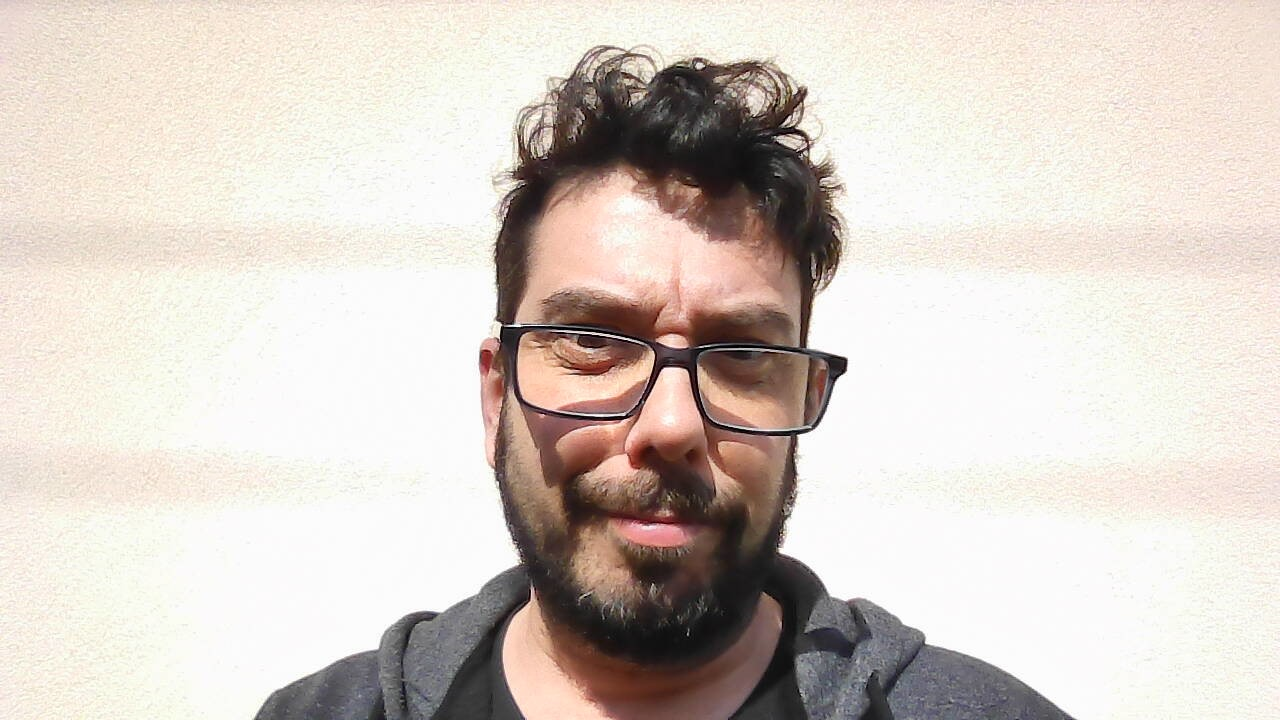
#> input picture images/original_image.jpg, 1280 x 720 px
$ jupyter execute --allow-errors pca_intro.ipynb
#> lines starting #> are read from the running program, lines starting #| are printed output that depends on the picture
# Principal Component Analysis.
#### This is the first of a series of Jupyter notebooks where we will explore the topic of Principal Component Analysis (PCA) and establish some broader understanding with respect to Singular Value Decomposition (SVD). We will begin by approaching the topic from general terminology, then we will use images to observe the computations at work, and slowly progress deeper towards more foundational concepts. My aim is to get everyone acquainted with the principals of PCA using some useful visual examples which I think will help to develop some intuition with respect to PCA and SVD. We will make use of some very useful Python libraries which we can use off-the-shelf, but my hope is to be able to provide some deeper understanding of what these "off-the shelf" functions actually are doing under the hood.

So, let's get started....

## 1. What is Principal Component Analysis (PCA)?
**A method to summarize datasets.** PCA is a mathematical technique that enables extracting the main features of a dataset thereby reducing its size while preserving the most relevant information. This reduction in size is often referred to as **"dimensionality reduction"** and the features that define the dataset are thereby reduced to what it is called **principal components**, or PCs - for short!.

A useful analogy is to think of a PCA as a method to "summarize" a dataset. A summary is often thought as a very short text that captures the essence of a much larger one. Likewise, the aim of PCA is to "distill" a large dataset into a set of PCs that preserve the important aspects of the original dataset, and to discard the less relevant ones. Along the lines of our "summary" analogy, each PC works like a sentence in a summary: the more sentences we use (i.e., the more PCs we extract from the analysis), the higher the detail with which we summarize the original text (i.e. the dataset).

## 2. Why does PCA matters?
The analysis of principal components is an important tool in data science because it allows the downstream analysis to focus and the dominant patterns in the data, instead of getting lost in details which, while being part of the information domain, may be irrelevant to explain behavior, phenomena, or whatever problem we may be trying to solve. In a way we do a sort of PCA in our ow brain without even realizing it. For example, [instead of reading every single letter the way we actually read is by hopping through a piece of text](https://collegeinfogeek.com/speed-reading-science/). Also, the way [we recognize faces tends to focus on details of a face instead of consuming all the information presented in a face with equal relevance](https://en.wikipedia.org/wiki/Face_perception). We appear to have evolved in a manner where we selectively subsample the information that is presented to us, and process that subsampled version of reality. In doing so, extracting patterns from what our senses tell us is crucial not only to quickly come to a resolution of what needs to happen next, but importantly, we have to do it in a correct way that promotes our survival as individuals.

In data science, developing models that get too busy with the details of the data can lead to **Overfitting**, a big problem whereby a model that may perform very well on trained data, may perform very poorly on unseen data. This happens when the model fails to see the genral trends and patterns and gets hooked on the details present at the time of training.

## 3. What is a Principal Component?
First off, it is important to be clear that when we talk of *principal components* we do not refer to a set of specific main features found in the original dataset. Instead, PCs are entire new entities in themselves that reflect the contribution of multiple features across the entire dataset. However, these different features will share some degree of similarity in that they will fluctuate similarly across the dataset - you can say they will co-vary. For example, a dataset may contain features that are redundant, such as price in two different currencies, or distances in different units, or may be highly correlated such as price of a given purchased car and the income of the buyer. In those cases, it can make sense to "summarize" those features into a single new feature: a "principal component".

Yet another way to think of PCs is again to think of patterns. A pattern is a repeating element that occurs at a given frequency over some information landscape (text, image, sound... or a dataset). Unique information is contained only in the base element (or "unit cell") of the pattern - patterning is then simply the process of repeating that unique element of information (eventually with some symmetry operations to spice things up). Instead of capturing the entirety of the pattern, it can be efficient and useful to capture information regarding the unit cell.

## 4. PCA in action

One popular application of PCA is in image compression. So by using a panel of images we can begin to develop some intuition with respect to what PCA does, how it processes data, and this will be useful later on once we begin using datasets.

### 4.1 Image compression - Part I.

Let us begin by acknowledging that an image is nothing more, and nothing else, than a matrix. Also, from an informational standpoint, spreadsheet tables filled with numbers along rows and columns are, like 2D images, indistinguishable from matrices. So, keeping this in mind, we know that we can define a 2D matrix as the 2D array of elements of size *m x n*. Now let us pause for a moment to realize that by defining two sets of numbers we actually are defining far fewer elements than the ones required to fill the matrix. For example, if we take two sets of 7 numbers, i.e. 14 elements, we actually end up defining 49 elements of the matrix. In order words, we saved space by encoding the information of a matrix as part of a multiplication of two sets of numbers.

Let's try this:

[cell 1]
import numpy as np
import matplotlib.pyplot as plt
m = np.matrix([[0,0,1,1,1,0,0]]) # row (MATRIX)
n = np.matrix([[0],[0],[0],[1],[0],[1],[0]]) # column (Vector)
mxn = np.multiply(m,n)
img_lst = [m, n, mxn]

fig = plt.figure(figsize=(12, 3))

for i, img in enumerate(img_lst):
    ax = fig.add_subplot(1, len(img_lst), i+1)
    ax.imshow(img)
    ax.set_xticks(np.arange(-0.5,7,1), labels=[])
    ax.set_yticks(np.arange(-0.5,7,1), labels=[])
    ax.grid(True, which='major')
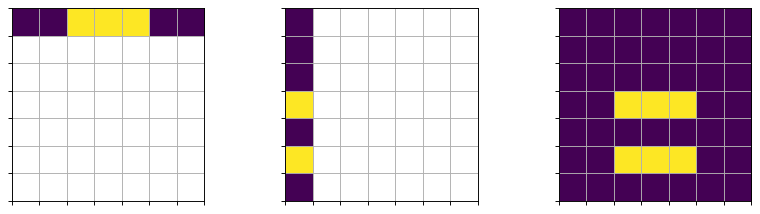
#> figure drawn by matplotlib, 3 panels

[cell 2]
mx = np.matrix([
    [0, 0, 0, 0, 0, 0, 0],
    [0, 0, 1, 1, 1, 0, 0],
    [0, 0, 0, 1, 0, 0, 0],
    [0, 0, 0, 1, 0, 0, 0],
    [0, 0, 0, 1, 0, 0, 0],
    [0, 0, 1, 1, 1, 0, 0],
    [0, 0, 0, 0, 0, 0, 0],
    ])

memory_usage = mx.shape[0] * mx.shape[1] * 4

[cell 3]
mx = mx.astype(np.uint8)
mx.dtype

[cell 4]
mx

Let us now also acknowledge that the image above that takes 36 numbers to define, we implemented it using much less information, only 12 numbers (6 from the)

### 3.1 Image compression - Part II
Let's explore this topic by looking at two sets of examples of binary images named "**cross**" and "**robot**". While we work with these images, it is perhaps also useful to keep in mind that images are matrices, and datasets are also matrices.

The images we will look at are:
- **cross-v1** - a simple image with a cross pattern, and is symmetric about the central vertical and horizontal axes.
- **cross-v2** - developed by breaking one of the axis of symmetry of *cross-v1*, but where symmetry is retained about the central vertical axis.
- **robot-v1** - a more complex image with a face of a robot symmetrical about its central vertical axis.
- **robot-v2** - developed by breaking the only axis of symmetry of *robot-v1* creating an asymmetric image.

[cell 5]
# Display "cross" and "robot" sample images in their -v1 and -v2 variants
import numpy as np
import matplotlib.pyplot as plt
from skimage import io
#> (the rest of this cell did not finish here and is left out)

Before we begin analyzing these images, let's get straight about what they all have in common:

[cell 6]
# Shared properties of the images to be analyzed
import sys
from tabulate import tabulate

def image_properties(img_name):
    """collects and displays some properties of the indicated image name.

    Args:
        img_name (numpy.ndarray): 2D image array to for which properties are extracted
    """
    size = img_name.size # total number of pixels
    mem = sys.getsizeof(img_name) # Memory
    shape = img_name.shape # Dimensions
    vals = list(np.unique(img_name, return_counts=True)[0]) # Unique values
    counts = list(np.unique(img_name, return_counts=True)[1]) # Counts of unique values

    return [size, shape, vals, counts[0], counts[1], mem]


properties_lst =[]
#> properties_lst = []
#> (the rest of this cell did not finish here and is left out)

Despite their different look, each image comprises 784 pixels, arranged as a 28x28 matrix, consisting of only of numbers 0 and 1, all with the same amount of zeros (460) and the same amount of ones (324), and for each image the same amount of memory is used: 912 bytes. From this perspective one could argue that all 4 images hold the same amount of information.

**However, these numbers don't tell the whole story.** A key difference between these images in terms of information content is how symmetric the information on display is. Whenever information can be described by a pattern repeated multiple times (in other words, whenever information is correlated), it offers the possibility to be well summarized by a single principal component. The more repetitive the underlying pattern in an image, the more that full pattern can be summarized. In other words, the more repetitive is the information in a matrix, the smaller the number of principal components required to fully describe it.

To investigate how these different images which are so similar in so many other aspects, can actually differ in terms of their principal components, we will be using [Scikit-Learn's PCA function](https://scikit-learn.org/stable/modules/generated/sklearn.decomposition.PCA.html).

[cell 7]
# Display plot with the cummulative sum of the explained varience for each principal component.
from sklearn.decomposition import PCA
def pca_cumsum (array2d, nr_c):
    """Makes the principal component analysis of a 2D array and returns a vector containing
    the cummulative sum of the explained variance for each principal component.

    Args:
        array2d (numpy.ndarray): 2D array fro which the principal components are calculated
        nr_c (int): number of components
    """
    # Initialize PCA for the desired number of components:
    pca = PCA(n_components = nr_c)
    # fit PCA to data
    pca.fit(array2d)
    # Get the vector with the cummulative sum of the explained varience for each component
    explained_var = np.cumsum(pca.explained_variance_ratio_ * 100)

    return explained_var

plt.grid()

#> (the rest of this cell did not finish here and is left out)

It is clear that with only 4 components we can fully account for 100% of the variance in the **cross-v1** image, but only (!) 95.7% of variance for **cross-v2**. Significantly less variance can be explained with 4 components for the **robot-v1** and **robot-v2** images (77.3% and 66.2%, respectively).

### How well do components capture the original image?
The graph above suggests that it all depends on the type of matrix you have at hand and the number of components you choose to represent your data. Let's visualize the addition of components to have an idea of how close we can get to the original image.

[cell 8]
# Function to visualize sum of PCA components
def image_sum_components(img, pc_lst):
    """Visualizes the sum of the principal components for a given image according to the input list

    Returns:
        2D array (image) od the last visualized component sum

    Args:
        img (numpy.ndarray): image to be processed by PCA
        pc_lst(list): list of intergers containing the components to be visualized.
    """
    #convert "pc_lst" to a list in case a numpy array was provided
    if isinstance(pc_lst, np.ndarray):
        pc_lst = pc_lst.tolist()

    #define the number of componnents that can be visualized
    nComp = min(img.shape)

    #Make sure the list of components to be visualized is correct
    pc_lst = list(filter(lambda a: a <= nComp, pc_lst))

    # Initialize PCA & fit it to the data
    pca = PCA(n_components = nComp)
    pca.fit(img)

    # Setup visualization
    nr_cols = 10
    nr_rows = int(np.ceil((len(pc_lst))/nr_cols))
    width = 15
    height = 1.6*nr_rows
    fig, axes = plt.subplots(nr_rows, nr_cols, sharex=True, sharey=True, figsize=(width,height))
    ax = axes.ravel()

    # Create an empty array to collect results
    img_mean = np.zeros((img.shape[0],img.shape[1]))
    # Populate the empty matrix with the mean of the input 2D array
    img_mean += np.mean(img, axis=0)
    # Loop through the PC list to visualize them
    for i in range(len(pc_lst)):
        ax[i].set_xticks([])
        ax[i].set_yticks([])
        Xhat = img_mean + np.dot(pca.transform(img)[:,:pc_lst[i]], pca.components_[:pc_lst[i],:])
        ax[i].title.set_text(f"P.C. {pc_lst[i]}")

        ax[i].imshow(Xhat, cmap="gray")
        plt.close() # This prevents the output to be displayed unless explicitly called

    return fig, Xhat

[cell 9]
# Display selected principal components for image
from PIL import Image

# List of images to be decomposed via PCA
#> (the rest of this cell did not finish here and is left out)

It is interesting to note that the differences in the number of components required to explain any given % of variance is higher for **robot-v1** than for **cross-v2** despite all commonalities between them, including the fact that both images have a central vertical axis of symmetry. This suggests that symmetry in itself is not what truly matters. Let's have a look at two other very simple cases to explore this deeper.

Let us consider two images, called **vertical** and **diagonal**. These are symmetric displaying lines running vertically or diagonally as the names suggests. As before, we have a 28x28 matrix, and the number of ones and zeros is the same

#> (a cell that did not finish here is left out)

[cell 11]
pc_lst = np.arange(0,28,1)
#> pc_lst = 28 values from 0 to 27
#> (the rest of this cell did not finish here and is left out)

#> (a cell that did not finish here is left out)

Now that we have formed an idea about PCA, of how it decomposes an image into principal components, using binary images

[cell 13]
from skimage.color import rgb2gray
#loads image
img_face = io.imread("images/original_image.jpg")
#> img_face is the input picture: shape (720, 1280, 3); mean R, G, B 214.4, 205.2, 197.6
# defines the pixel lenght and width of the final (square) image
delta = 400
# Crops the image
img_face_color = img_face[250:250+delta,450:450+delta]
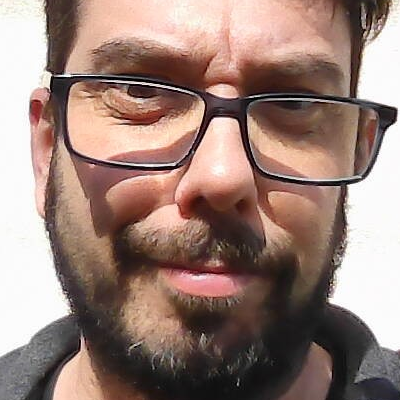
#> img_face_color: shape (400, 400, 3); mean R, G, B 153.4, 128.6, 119.9
# converts from rgb color space to grayscale
img_face_bw = rgb2gray(img_face_color)
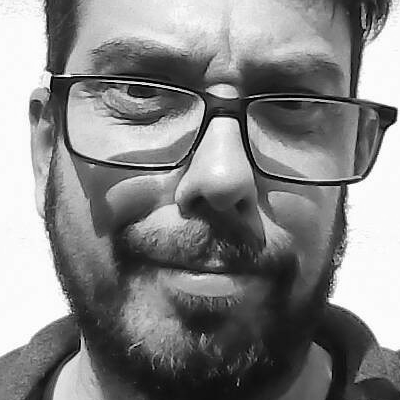
#> img_face_bw: shape (400, 400) float64; min 0, max 1, mean 0.523

[cell 14]
my_lst = np.arange(0,60,2)
fig, img_pc58 = image_sum_components(img_face_bw,my_lst);
#> in image_sum_components, `img_mean += np.mean(img, axis=0)`:
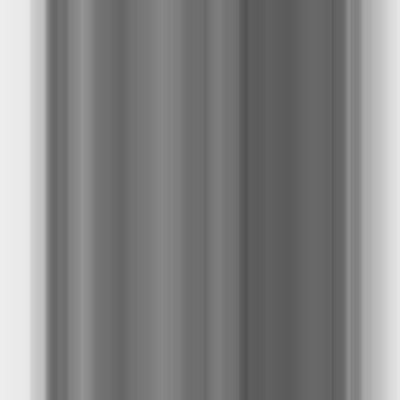
#> img_mean: shape (400, 400) float64; min 0.323, max 0.931, mean 0.523
#> the loop in image_sum_components, `for i in range(len(pc_lst)):` made 30 passes
#> pass 3, in image_sum_components, `Xhat = img_mean + np.dot(pca.transform(img)[:,:pc_lst[i]], pca.compone..`:
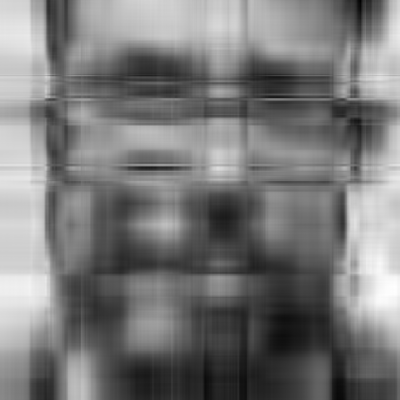
#> Xhat: shape (400, 400) float64; min -0.0893, max 1.19, mean 0.523; drawn with min black and max white
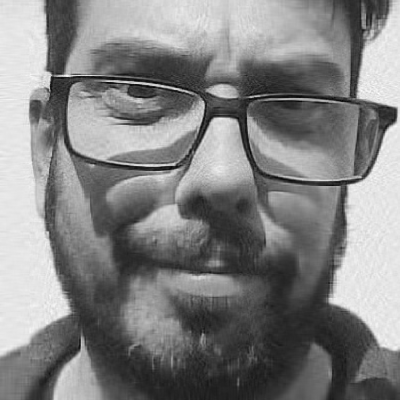
#> img_pc58: shape (400, 400) float64; min -0.0903, max 1.1, mean 0.523; drawn with min black and max white

[cell 15]
img_face_bw.astype("uint8")
img_pc58.astype("uint8")

#io.imsave("img_face_bw.jpg",img_face_bw)
#io.imsave("img_face_pc58.jpg", img_pc58)

[cell 16]
img_face_bw

[cell 17]
image_sum_components(np.asarray(mx),[0,1,2,3,4,5,6,7,9,10,11,12])
#> the loop in image_sum_components (call 2), `for i in range(len(pc_lst)):` made 8 passes
#> pass 1, in image_sum_components (call 2), `plt.close()`:
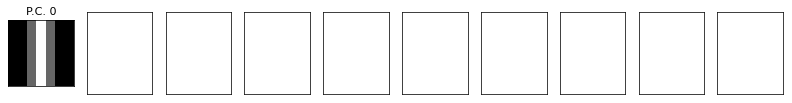
#> figure drawn by matplotlib, 1 panel

[cell 18]
import numpy as np
from sklearn.decomposition import PCA
pca_28 = PCA(n_components=28)
#> (the rest of this cell did not finish here and is left out)

[cell 19]
import matplotlib.pyplot as plt

fig1 = plt.figure()
ax1 = fig1.add_subplot(111)
ax1.plot([1, 20, 3])

fig2 = plt.figure()
ax2 = fig2.add_subplot(111)
ax2.plot([4, 5, 60])

fig3 = plt.figure()
ax3 = fig3.add_subplot(111)
ax3.plot([70, 8, 9])

fig4 = plt.figure()
ax4 = fig4.add_subplot(211)
ax4.plot([10, 11, 12])

ax5 = fig4.add_subplot(212)
ax5.plot([30, 30, 15])

plt.show()
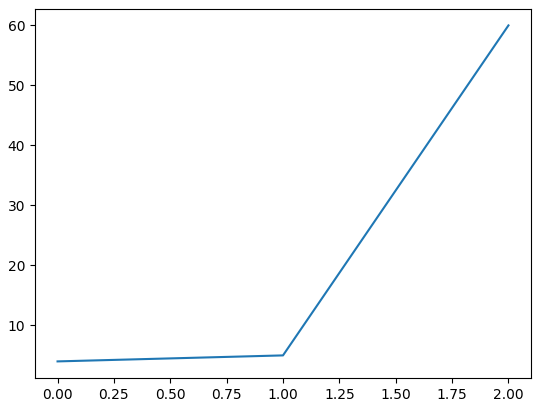
#> figure drawn by matplotlib, 1 panel
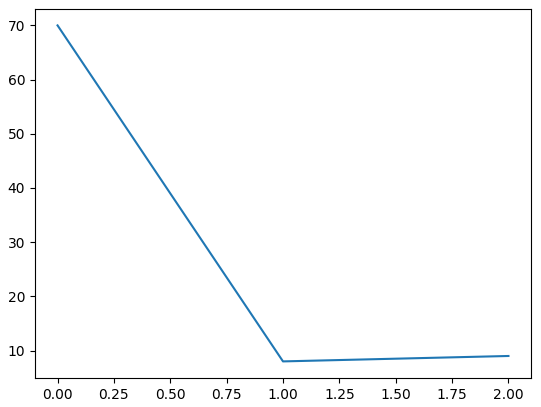
#> figure drawn by matplotlib, 1 panel
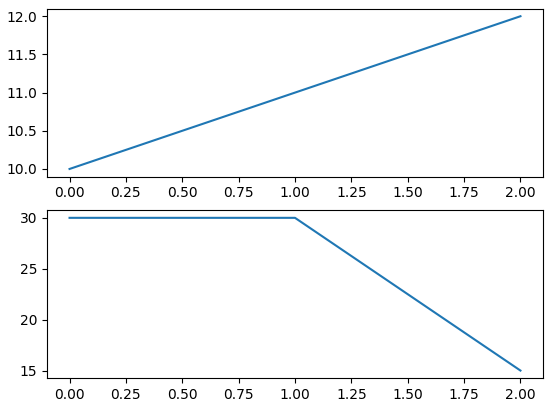
#> figure drawn by matplotlib, 2 panels

$ run again, with images/features.png saved as images/original_image.jpg
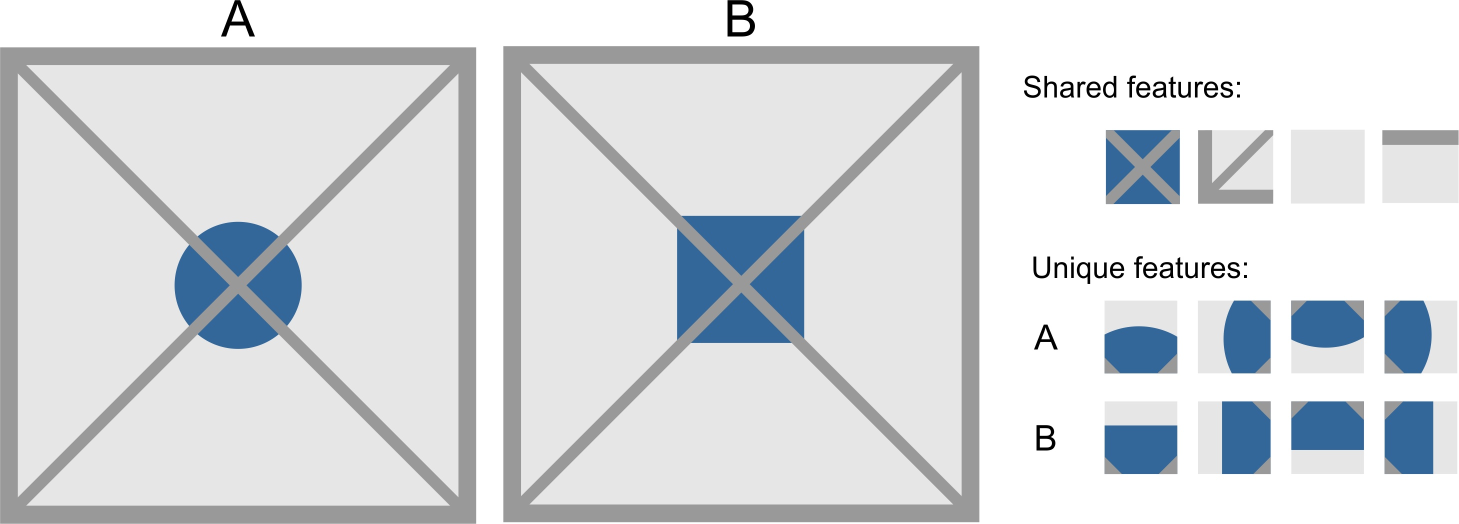
#> input picture images/features.png, 2918 x 1047 px (shown at 1/2 size)
#> properties_lst = []
#> `pc_lst = np.arange(0,28,1)`: pc_lst = 28 values from 0 to 27
#> img_face is the input picture: shape (1047, 2918, 3); mean R, G, B 214.7, 218.1, 221.3
#> in image_sum_components, `img_mean += np.mean(img, axis=0)`:
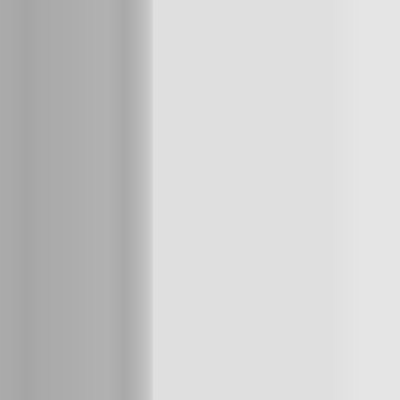
#> img_mean: shape (400, 400) float64; min 0.649, max 0.902, mean 0.806
#> the loop in image_sum_components, `for i in range(len(pc_lst)):` made 30 passes
#> pass 3, in image_sum_components, `Xhat = img_mean + np.dot(pca.transform(img)[:,:pc_lst[i]], pca.compone..`:
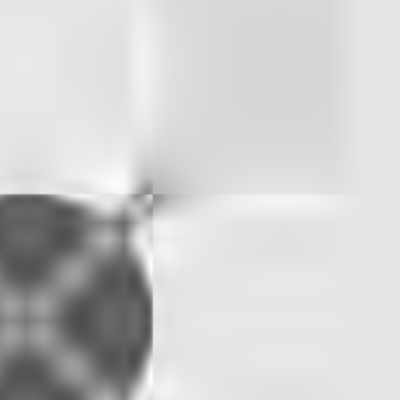
#> Xhat: shape (400, 400) float64; min 0.306, max 0.992, mean 0.806
